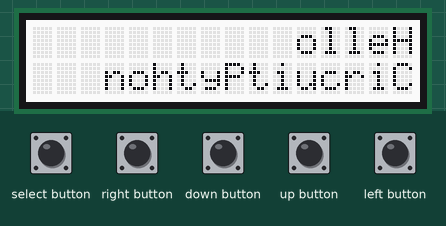
Simulated run of this program. Board: Raspberry Pi (BCM pin numbers). Parts: 16×2 character LCD. Inputs (shaded band) come from the test bench; at power-on: down button, left button, right button, select button, up button HIGH.

Above: at 5.2 s.
At 7.2 s:
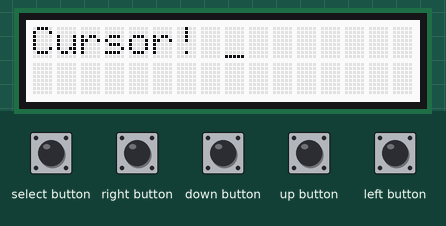
At 9.2 s:
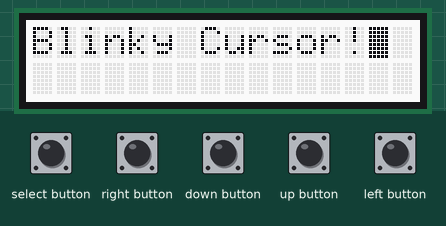
At 11.3 s:
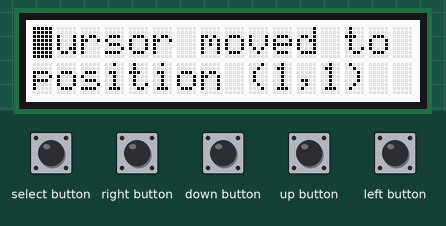
At 18.5 s:
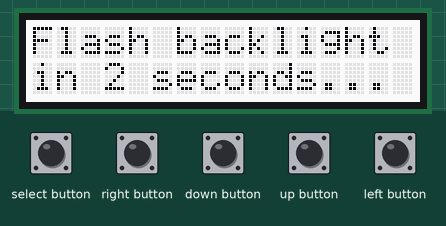
At 23.1 s:
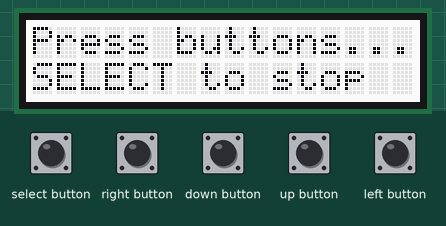

The program:

lcd.py
```python
"""Simple test for I2C RGB character LCD shield kit. FOR INSTRUCTOR USE ONLY"""
import time
import board
import busio
import adafruit_character_lcd.character_lcd_rgb_i2c as character_lcd

# Modify this if you have a different sized Character LCD
lcd_columns = 16
lcd_rows = 2

# Initialize I2C bus
i2c = busio.I2C(board.SCL, board.SDA)

# Initialize the LCD class
lcd = character_lcd.Character_LCD_RGB_I2C(i2c, lcd_columns, lcd_rows)

# Set color values
red = [100, 0, 0]
blue = [0, 100, 0]
green = [0, 0, 100]
white = [100, 100, 100]
backlight_off = [0, 0, 0]

# Clear the screen
lcd.clear()

# Set LCD color to red and sleep for 1 second
lcd.color = red
time.sleep(1)

# Print two line message
lcd.message = "Hello\nCircuitPython"
time.sleep(1)

# Set LCD color to blue
lcd.color = blue
time.sleep(1)

# Set LCD color to green
lcd.color = green
time.sleep(1)

# Set LCD color to white
lcd.color = white
time.sleep(1)
lcd.clear()

# Print two line message right to left
lcd.text_direction = lcd.RIGHT_TO_LEFT
lcd.message = "Hello\nCircuitPython"
time.sleep(2)

# Return text direction to left to right
lcd.text_direction = lcd.LEFT_TO_RIGHT

# Display cursor
lcd.clear()
lcd.cursor = True
lcd.message = "Cursor! "
time.sleep(2)

# Display blinking cursor
lcd.clear()
lcd.blink = True
lcd.message = "Blinky Cursor!"
time.sleep(2)

# Move the cursor to the home position
lcd.clear()
lcd.message = "Cursor moved to\nposition (1,1)"
lcd.home()
time.sleep(2)

# Stop blinking and showing cursor
lcd.blink = False
lcd.cursor = False
lcd.clear()

# Create message to scroll
scroll_msg = '<-- Scroll'
lcd.message = scroll_msg
# Scroll to the left
for i in range(len(scroll_msg)):
    time.sleep(0.5)
    lcd.move_left()
lcd.clear()

# Demo turning backlight off and on.
lcd.clear()
lcd.color = white
lcd.message = 'Flash backlight\nin 2 seconds...'
time.sleep(2)

# Turn backlight on and off twice
lcd.color = backlight_off
time.sleep(0.5)
lcd.color = white
time.sleep(0.5)
lcd.color = backlight_off
time.sleep(0.5)
lcd.color = white
time.sleep(1)

# Button demo. Show button state.
lcd.clear()
lcd.message = 'Press buttons...\nSELECT to stop'

# Loop to wait for button presses
while True:
    if lcd.left_button:
        lcd.clear()
        lcd.message = "Left!"
    elif lcd.right_button:
        lcd.clear()
        lcd.message = "Right!"
    elif lcd.up_button:
        lcd.clear()
        lcd.message = "Up!"
    elif lcd.down_button:
        lcd.clear()
        lcd.message = "Down!"
    elif lcd.select_button:
        lcd.clear()
        lcd.message = "Going to sleep\nCya later!"
        time.sleep(2)
        lcd.clear()

        # Turn off the display
        lcd.display = False

        # Turn off the backlight
        lcd.color = backlight_off

        # Quit the program
        quit()
```

Measured:
- what the display in image 0 shows lasts 2.0 s, from 5.1 s to 7.1 s
